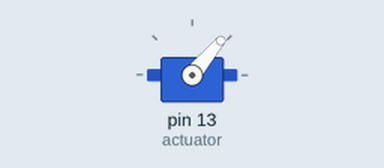
The sketch below on a simulated Arduino Uno, built with avr-gcc and run on an emulated ATmega328P. Parts: servo.

Above: at 0.1 s.
At 60.1 s:
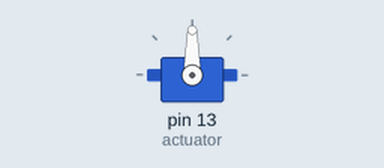
Timing chart, 0 to 61.6 s (numbered marks = the images above):
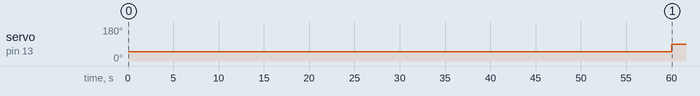

Measured:
- by itself, servo on pin 13 (actuator): 50° → 90° at 60.0 s

The sketch:

ServoController_PPM.ino
```cpp
/* Servo Controller for

    Motion Mind Rev 2 HW
    solutions-cubed.com
    https://www.solutions-cubed.com/content/Downloads/MotionMind3Docs/MOTM3DS_8.pdf

    DC Motor Controller

    Used as a linear actuator in:
    Open Loop Mode

    Using Servo.h Libary


    In open loop mode, servo angle corresponds to velocity where:
    - 0deg = Full Reverse
    - 90deg = 0
    - 180deg = Full Forward

     actuatorVelocity() will translate this to +-90

*/

#include <Servo.h>

Servo actuator;  // create servo object to control a servo


int pos = 0;    // variable to store the servo position


void setVelocity(int16_t velocity) {
  velocity = velocity + 90;
  actuator.write(velocity);
}
void actuatorZeroV() {
  setVelocity(0);              // Set servo velocity to zero
}

// As the actuator has safe limit switches built in, an easy way to ensure it is at zero position
// is just run {max speed}? (Does it have to be max speed) in reverse for > than the amount of time this would take to complete
//based on experimentation

//  1m42s @ Velocity -20
//  0m52s @ Velocity 40
//  0m44s @ Velocity -90

void setPositionZero() {
  setVelocity(-40);
  delay(60000);     // Delay for  minute to ensure servo has reached zero position
  actuatorZeroV();   // Then set velocity to zero
}


void setup() {
  actuator.attach(13);  // attaches the servo on pin 9 to the servo object
  setPositionZero();
  actuatorZeroV();
}


void loop() {

}
```
